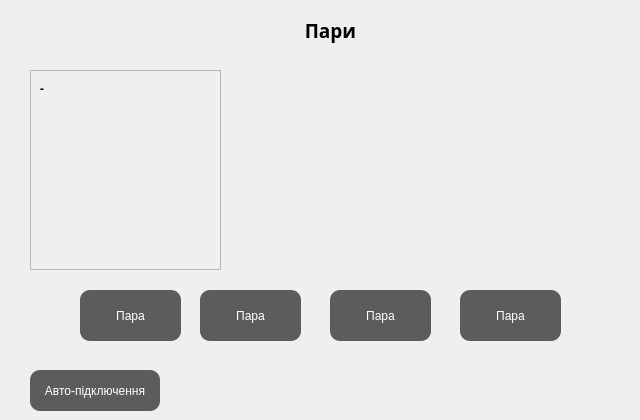
    <widget class="QWidget" name="page_2">
     <widget class="QPushButton" name="lesbtn1">
      <property name="geometry">
       <rect>
        <x>80</x>
        <y>290</y>
        <width>101</width>
        <height>51</height>
       </rect>
      </property>
      <property name="styleSheet">
       <string notr="true">QPushButton {
    background-color: #5c5c5c;
    border-radius: 10px;
    color: white;
}
QPushButton::pressed
{
	background-color: #ff4747;

}
</string>
      </property>
      <property name="text">
       <string>Пара</string>
      </property>
     </widget>
     <widget class="QPushButton" name="pushButton_8">
      <property name="geometry">
       <rect>
        <x>30</x>
        <y>370</y>
        <width>130</width>
        <height>41</height>
       </rect>
      </property>
      <property name="styleSheet">
       <string notr="true">QPushButton {
    background-color: #5c5c5c;
    border-radius: 10px;
    color: white;
}
QPushButton::pressed
{
	background-color: #ff4747;

}
</string>
      </property>
      <property name="text">
       <string>Авто-підключення</string>
      </property>
     </widget>
     <widget class="QPushButton" name="lesbtn2">
      <property name="geometry">
       <rect>
        <x>200</x>
        <y>290</y>
        <width>101</width>
        <height>51</height>
       </rect>
      </property>
      <property name="styleSheet">
       <string notr="true">QPushButton {
    background-color: #5c5c5c;
    border-radius: 10px;
    color: white;
}
QPushButton::pressed
{
	background-color: #ff4747;

}
</string>
      </property>
      <property name="text">
       <string>Пара</string>
      </property>
     </widget>
     <widget class="QPushButton" name="lesbtn3">
      <property name="geometry">
       <rect>
        <x>330</x>
        <y>290</y>
        <width>101</width>
        <height>51</height>
       </rect>
      </property>
      <property name="styleSheet">
       <string notr="true">QPushButton {
    background-color: #5c5c5c;
    border-radius: 10px;
    color: white;
}
QPushButton::pressed
{
	background-color: #ff4747;

}
</string>
      </property>
      <property name="text">
       <string>Пара</string>
      </property>
     </widget>
     <widget class="QPushButton" name="lesbtn4">
      <property name="geometry">
       <rect>
        <x>460</x>
        <y>290</y>
        <width>101</width>
        <height>51</height>
       </rect>
      </property>
      <property name="styleSheet">
       <string notr="true">QPushButton {
    background-color: #5c5c5c;
    border-radius: 10px;
    color: white;
}
QPushButton::pressed
{
	background-color: #ff4747;

}
</string>
      </property>
      <property name="text">
       <string>Пара</string>
      </property>
     </widget>
     <widget class="QFrame" name="frame_2">
      <property name="geometry">
       <rect>
        <x>30</x>
        <y>70</y>
        <width>191</width>
        <height>200</height>
       </rect>
      </property>
      <property name="frameShape">
       <enum>QFrame::Shape::StyledPanel</enum>
      </property>
      <property name="frameShadow">
       <enum>QFrame::Shadow::Raised</enum>
      </property>
      <widget class="QLabel" name="label_schedule">
       <property name="geometry">
        <rect>
         <x>10</x>
         <y>10</y>
         <width>181</width>
         <height>201</height>
        </rect>
       </property>
       <property name="font">
        <font>
         <family>Sans Serif Collection</family>
         <pointsize>9</pointsize>
         <italic>false</italic>
         <bold>true</bold>
        </font>
       </property>
       <property name="text">
        <string>-</string>
       </property>
       <property name="textFormat">
        <enum>Qt::TextFormat::AutoText</enum>
       </property>
       <property name="alignment">
        <set>Qt::AlignmentFlag::AlignLeading|Qt::AlignmentFlag::AlignLeft|Qt::AlignmentFlag::AlignTop</set>
       </property>
       <property name="wordWrap">
        <bool>true</bool>
       </property>
      </widget>
     </widget>
     <widget class="QLabel" name="label_4">
      <property name="geometry">
       <rect>
        <x>30</x>
        <y>10</y>
        <width>601</width>
        <height>41</height>
       </rect>
      </property>
      <property name="font">
       <font>
        <family>Sans Serif Collection</family>
        <pointsize>14</pointsize>
        <bold>true</bold>
       </font>
      </property>
      <property name="text">
       <string>Пари</string>
      </property>
      <property name="alignment">
       <set>Qt::AlignmentFlag::AlignCenter</set>
      </property>
     </widget>
    </widget>
